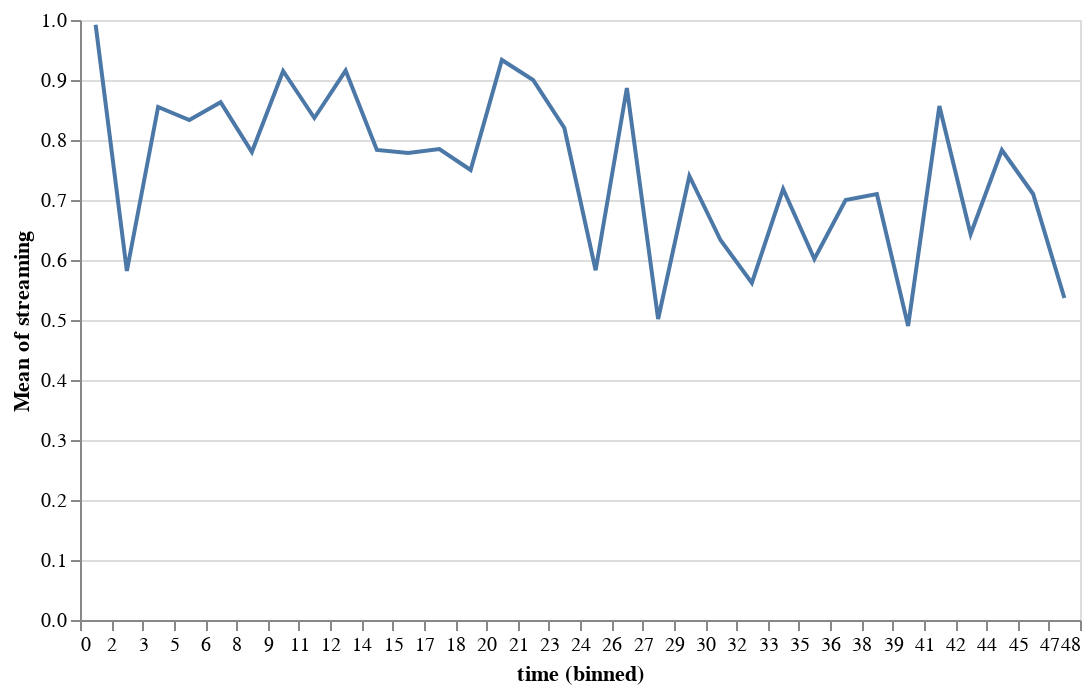

Notebook cell for this chart:
### Code cell
df |> @vlplot(:line,x={field=:time,bin={step=1.5}},y={field=:streaming,aggregate="mean",scale={domain=[0,1]}},width=500,height=300)

### Figure 1 — Vega-Lite specification as saved in the notebook (floating-point values rounded to 4 significant figures; data arrays with more than 128 entries replaced by an {"elided": "..."} marker saying what was removed)
{"data": {"values": {"elided": "198 records"}}, "encoding": {"x": {"bin": {"step": 1.5}, "field": "time", "type": "quantitative"}, "y": {"aggregate": "mean", "field": "streaming", "scale": {"domain": [0, 1]}}}, "height": 300, "mark": "line", "width": 500}
